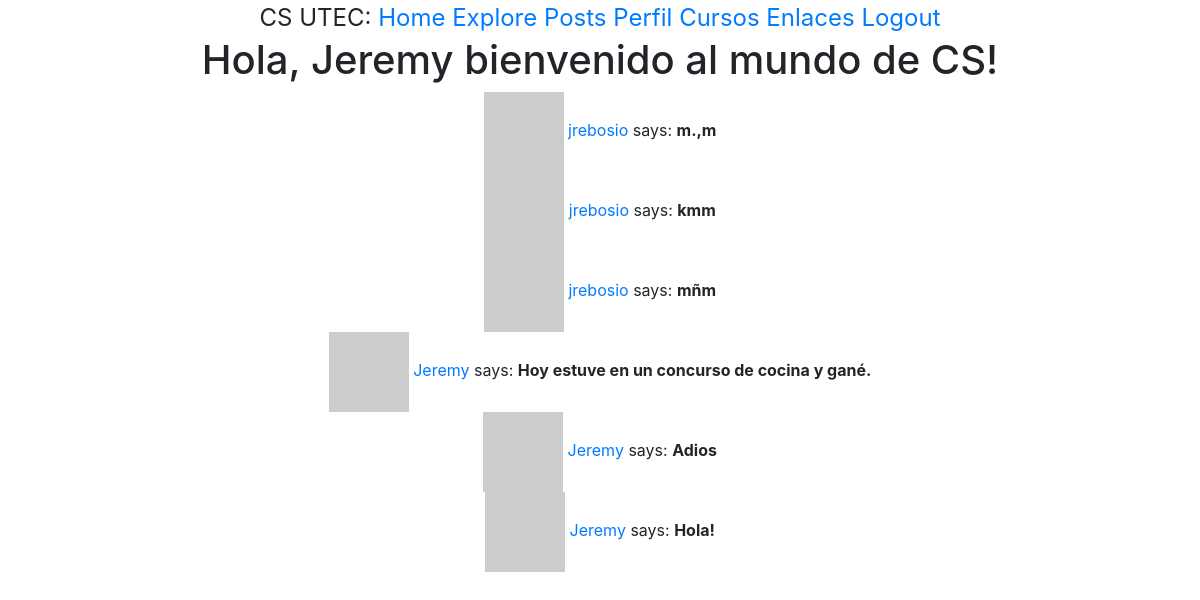
Screenshot of /explore (signed in) with the database file from the repository.
### app/models.py (models this page shows, shortened)
class User(UserMixin, db.Model):
    id = db.Column(db.Integer, primary_key=True)
    username = db.Column(db.String(70), index = True, unique = True)
    email = db.Column(db.String(90), index = True, unique = True)
    password_hash = db.Column(db.String(110))
    posts = db.relationship('Post', backref='author', lazy='dynamic')
    gender = db.Column(db.String(5))
    about_me = db.Column(db.String(140))
    last_seen = db.Column(db.DateTime, default=datetime.utcnow)
    followed = db.relationship(
        'User', secondary=followers,
        primaryjoin=(followers.c.follower_id == id),
        secondaryjoin=(followers.c.followed_id == id),
        backref=db.backref('followers', lazy='dynamic'), lazy='dynamic')
    def avatar(self, size):
        digest = md5(self.email.lower().encode('utf-8')).hexdigest()
        return 'https://www.gravatar.com/avatar/{}?d=identicon&s={}'.format(digest, size)

class Post(db.Model):
    id = db.Column(db.Integer, primary_key=True)
    body = db.Column(db.String(140))
    timestamp = db.Column(db.DateTime, index=True, default=datetime.utcnow)
    user_id = db.Column(db.Integer, db.ForeignKey('user.id'))

### app/routes.py (the view)
@app.route('/explore')
@login_required
def explore():
    posts = Post.query.order_by(Post.timestamp.desc()).all()
    return render_template('explore.html', title='Explore', posts=posts)

### app/models.py (called while the page is built)
@login.user_loader
def load_user(id):
    return User.query.get(int(id))

### app/routes.py (called while the page is built)
@app.before_request
def before_request():
    if current_user.is_authenticated:
        current_user.last_seen = datetime.utcnow()
        db.session.commit()

### app/templates/explore.html
{% extends "base.html" %}
{% block content %}
    {% if current_user.is_authenticated %}
		    <h1>Hola, {{ current_user.username }} bienvenido al mundo de CS!</h1>
    {% endif %}
    {% for post in posts %}
        {% include "_post.html" %}
    {% endfor %}
{% endblock %}

### app/templates/_post.html
  <div class="container text-center">
      <div class="row justify-content-center">
          <div class="col">
                <tr valign="top">
                    {% if post.author != none %}
                    <td><img src="{{ post.author.avatar(36) }}"></td>
                    <td>
                        <a href="{{ url_for('user', username=post.author.username) }}">
                            {{ post.author.username }}
                        </a>
                        says: <b>{{ post.body }}</b>
                    </td>
                    {% endif %}
                </tr>
          </div>
      </div>
  </div>

### rows the page displays
User: username "Jeremy"
Post: author.username "jrebosio", body "m.,m"
Post: author.username "jrebosio", body "kmm"
Post: author.username "jrebosio", body "mñm"
Post: author.username "Jeremy", body "Hoy estuve en un concurso de cocina y gané."
Post: author.username "Jeremy", body "Adios"
Post: author.username "Jeremy", body "Hola!"
